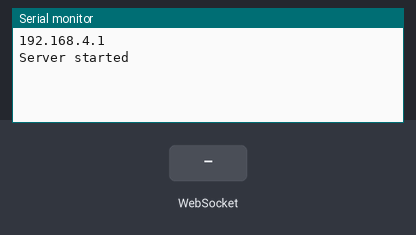
The program below on a simulated ESP32. Shown: the last lines printed to the serial monitor. Inputs (shaded band) come from the test bench.

Above: at 1.2 s.
1.3 s: WebSocket text "1" received
At 2.5 s:
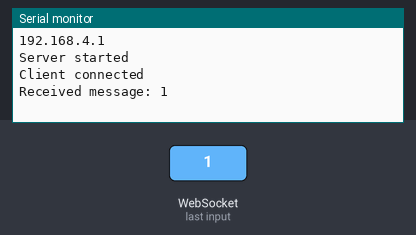
2.8 s: WebSocket text "0" received
At 3.6 s:
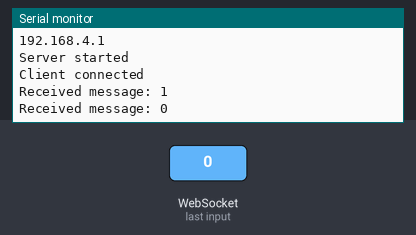
4.3 s: WebSocket text "2" received
At 4.7 s:
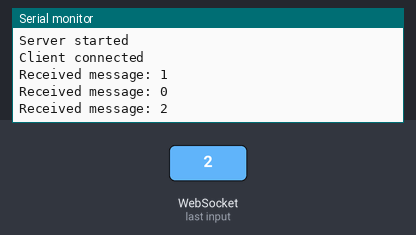

Measured:
- after the input at 1.3 s, the serial monitor: prints a new line at once (image 1)
- after the input at 2.8 s, the serial monitor: prints a new line at once (image 2)
- after the input at 4.3 s, the serial monitor: prints a new line at once (image 3)

The program:

main.cpp
```cpp
#include <Arduino.h>
#include <ESPAsyncWebServer.h>
#include <AsyncTCP.h>
#include <WiFi.h>
#include <ArduinoJson.h>


// Set these to your desired credentials.
const char *ssid = "Mowerbot";
const char *password = "Password";

float smoothingFactor = 10;
double fps1 = 5 / smoothingFactor; // feet per second, replace with acceleration data and estimated position based on time of motor running forward.
double degrees = 0; // replace with rotational data from esp32 and estimated rotation based on time of turning
float posX = 0, posY = 500;


AsyncWebServer server(80);
AsyncWebSocket ws("/ws");


void notifyClients();
void updatePositionData();

void setup() {
  Serial.begin(115200);

  WiFi.softAP(ssid, password);
  Serial.println(WiFi.softAPIP());


  ws.onEvent([](AsyncWebSocket *server, AsyncWebSocketClient *client, AwsEventType type, void *arg, uint8_t *data, size_t len) {

    if (type == WS_EVT_CONNECT) {
      Serial.println("Client connected");
      client->text("open");  // Send an "open" message to this client
    }

    if (type == WS_EVT_DATA) {
      String msg = "";
      for (size_t i = 0; i < len; i++) {
        msg += (char) data[i];
      }
      Serial.println("Received message: " + msg);

      DynamicJsonDocument doc(200);
      DeserializationError error = deserializeJson(doc, msg);
      if (!error) {
        posX = doc["x"] | posX;
        posY = doc["y"] | posY;
      }
    }

  });

  server.addHandler(&ws);
  server.begin();

  Serial.println("Server started");
}

void loop() {
  updatePositionData();
  notifyClients();
  delay(1000 / smoothingFactor);

}

void notifyClients() {
  String json = "{\"x\":" + String(posX) + ",\"y\":" + String(posY) + "}";
  ws.textAll(json);  // Sends to all connected WebSocket clients
}

void updatePositionData(){
  double theta = degrees * (PI / 180.0);  // ≈ 1.571 radians
  posX += cos(theta) * fps1;
  posY += sin(theta) * fps1;
}
```
